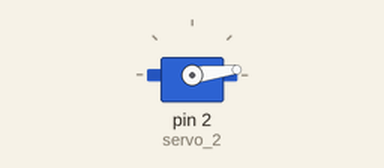
Recording of a sketch running on a simulated Arduino Uno, built with avr-gcc and run on an emulated ATmega328P. Shown: servo.

Above: at 0.05 s.
At 0.85 s:
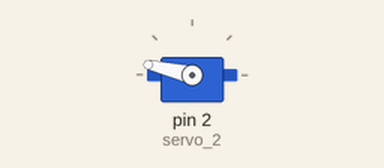
At 1.8 s:
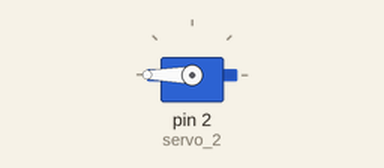
At 3.55 s:
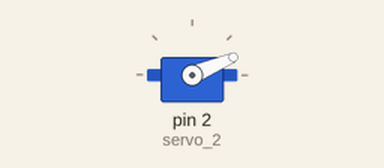
Timing chart, 0 to 8.4 s (numbered marks = the images above):
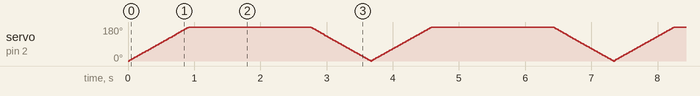

The sketch:

Servo_Code.ino
```cpp
#include <Servo.h>

int pos = 0;  //for begin

Servo servo_2;   //name of pin

void setup()
{
  servo_2.attach(2);

}

void loop()
{
  // sweep the servo from 0 to 360 degrees in steps
  for (pos = 0; pos <= 360; pos += 1) {
    servo_2.write(pos);
    delay(5);
  }
  for (pos = 360; pos >= 0; pos -= 1) {
    servo_2.write(pos);
    delay(5);
  }
}
```
